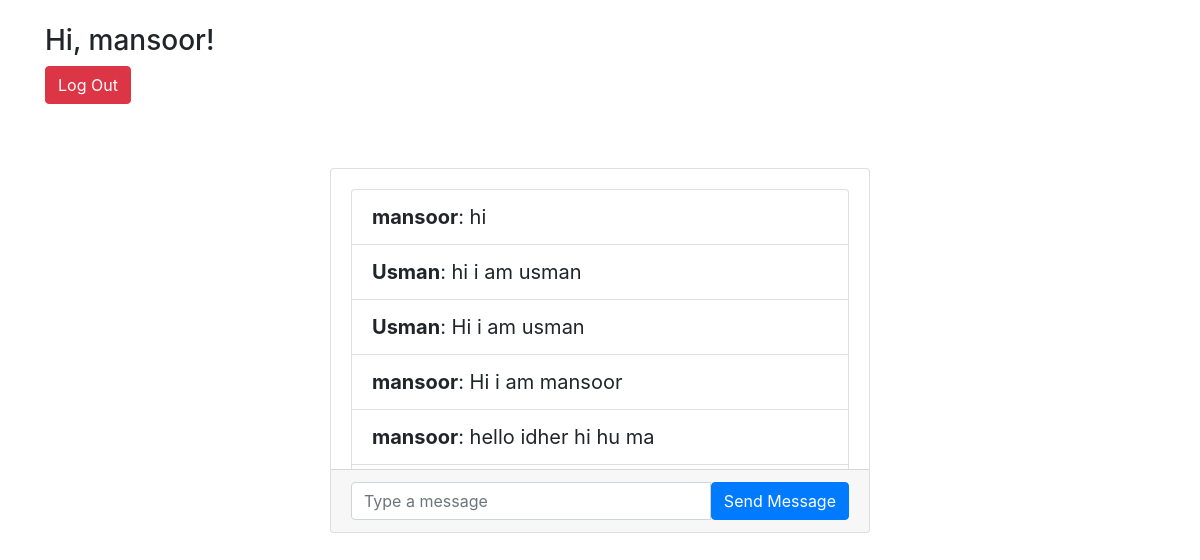
The app's page /chat_1/ (signed in) with its own data.
### ChatRoomApp/models.py (models this page shows)
class Message(models.Model):
    content=models.TextField()
    user=models.ForeignKey(User, on_delete=models.CASCADE)
    room=models.ForeignKey(Room, on_delete=models.CASCADE)
    created_on=models.DateTimeField(auto_now_add=True)

### ChatRoomApp/views.py (the view)
# urls.py: path("<str:slug>/", views.room)
def room(request,slug):
    room_name=Room.objects.get(slug=slug).name
    messages=Message.objects.filter(room=Room.objects.get(slug=slug))
    return render(request, "room.html",{"room_name":room_name,"slug":slug,'messages':messages})

### templates/room.html (shortened to what this page needs)
{% extends "base.html" %}
{% block content %}
{% if user.is_authenticated %}
    <div class="container mt-4">
        <div class="row">
            <div class="col">
            <h3 class="mb-2">Hi, {{ user.username }}!</h3>
            <p>
                <a href="{% url 'logout' %}" class="btn btn-danger">Log Out</a>
            </p>
            </div>
        </div>
    </div>
    <div class="chat__item__container" id="id_chat_item_container" style="font-size: 20px">
        <div class="container mt-5">
            <div class="row">
                <div class="col-md-6 offset-md-3">
                    <div class="card">
                        <div class="card-body" style="max-height: 300px; overflow-y: auto;">
                            <ul class="list-group" id="messageList">
                                {% if messages %}
                                    {% for i in messages %}
                                        <li class="list-group-item">
                                            <strong>{{ i.user.username }}</strong>: {{ i.content }}
                                        </li>
                                    {% endfor %}
                                {% else %}
                                    <p class="text-center">No messages in this Channel Yet !!!</p>
                                {% endif %}
                            </ul>
                        </div>
                        <div class="card-footer">
                            <div class="input-group">
                                <input type="text" id="id_message_send_input" class="form-control" placeholder="Type a message" />
                                <button type="submit" id="id_message_send_button" class="btn btn-primary">Send Message</button>
                            </div>
                        </div>
                    </div>
                </div>
            </div>
        </div>
    </div>
{% else %}
    <p>You are not logged in</p>
    <a href="{% url 'login' %}">Log In</a>
{% endif %}
{% endblock %}

### templates/base.html (shortened to what this page needs)
<!DOCTYPE html>
<html lang="en">
    <head>
        <link
            rel="stylesheet"
            href="https://cdn.jsdelivr.net/npm/bootstrap@4.4.1/dist/css/bootstrap.min.css"
        />
    </head>
    <body>
        <main>{% block content %} {% endblock %}</main>
    </body>
</html>

### records on screen
Message: user.username "mansoor", content "hi"
Message: user.username "Usman", content "hi i am usman"
Message: user.username "Usman", content "Hi i am usman"
Message: user.username "mansoor", content "Hi i am mansoor"
Message: user.username "mansoor", content "hello idher hi hu ma"

### other values on screen
{{ user.username }} "mansoor"
